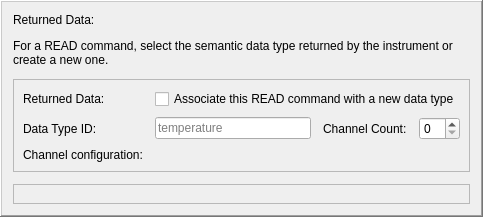
           <widget class="QFrame" name="returnedDataFrame">
            <property name="frameShape">
             <enum>QFrame::WinPanel</enum>
            </property>
            <property name="frameShadow">
             <enum>QFrame::Raised</enum>
            </property>
            <layout class="QVBoxLayout" name="returnedDataVerticalLayout">
             <property name="spacing">
              <number>12</number>
             </property>
             <item>
              <widget class="QLabel" name="returnedDataTitleLabel">
               <property name="text">
                <string>Returned Data:</string>
               </property>
              </widget>
             </item>
             <item>
              <widget class="QLabel" name="returnedDataInstructionLabel">
               <property name="text">
                <string>For a READ command, select the semantic data type returned by the instrument or create a new one.</string>
               </property>
               <property name="wordWrap">
                <bool>true</bool>
               </property>
              </widget>
             </item>
             <item>
              <widget class="QFrame" name="returnedDataFieldsFrame">
               <property name="frameShape">
                <enum>QFrame::StyledPanel</enum>
               </property>
               <property name="frameShadow">
                <enum>QFrame::Raised</enum>
               </property>
               <layout class="QGridLayout" name="returnedDataGridLayout">
                <property name="horizontalSpacing">
                 <number>12</number>
                </property>
                <property name="verticalSpacing">
                 <number>8</number>
                </property>
                <item row="0" column="0">
                 <widget class="QLabel" name="dataTypeSelectionLabel">
                  <property name="text">
                   <string>Returned Data:</string>
                  </property>
                 </widget>
                </item>
                <item row="0" column="1" colspan="3">
                 <widget class="QCheckBox" name="associateReturnedDataCheckBox">
                  <property name="text">
                   <string>Associate this READ command with a new data type</string>
                  </property>
                 </widget>
                </item>
                <item row="1" column="0">
                 <widget class="QLabel" name="dataTypeIdLabel">
                  <property name="text">
                   <string>Data Type ID:</string>
                  </property>
                 </widget>
                </item>
                <item row="1" column="1">
                 <widget class="QLineEdit" name="dataTypeIdLineEdit">
                  <property name="placeholderText">
                   <string>temperature</string>
                  </property>
                 </widget>
                </item>
                <item row="1" column="2">
                 <widget class="QLabel" name="dataTypeDisplayLabelLabel">
                  <property name="text">
                   <string>Channel Count:</string>
                  </property>
                 </widget>
                </item>
                <item row="1" column="3">
                 <widget class="QSpinBox" name="returnedDataChannelCountSpinBox"/>
                </item>
                <item row="2" column="0">
                 <widget class="QLabel" name="dataTypeDefaultUnitLabel">
                  <property name="text">
                   <string>Channel configuration:</string>
                  </property>
                 </widget>
                </item>
               </layout>
              </widget>
             </item>
             <item>
              <widget class="QFrame" name="returnedDataChannelsFrame">
               <property name="frameShape"><enum>QFrame::StyledPanel</enum></property>
               <property name="frameShadow"><enum>QFrame::Raised</enum></property>
               <layout class="QVBoxLayout" name="returnedDataChannelsLayout"/>
              </widget>
             </item>
            </layout>
           </widget>
